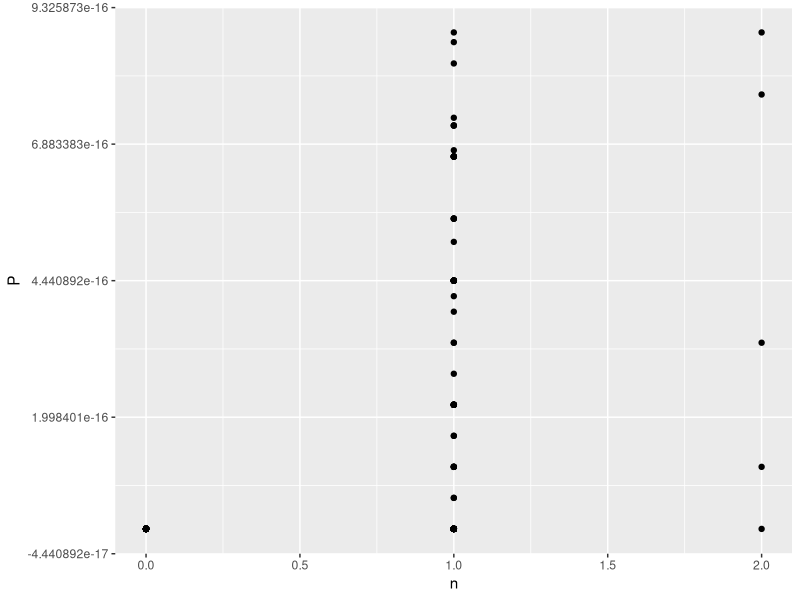

Here is the R script that generated this plot:
library(dplyr)

P_fun <- function(Q, a, b, eps) {
   max((Q - a + eps)/ b, 0)
}
q_fun <- function(a, eps, n) {
  (a-eps)/ n
}
pi_fun <- function(P, q, c, v) {
  P*q - c + v
}
Q_fun <- function(q, n) {
  q * n
}



a <-  10 #автономный спрос
b <-  1 # чувствительность спроса
c <-  3 # FC
N <- 100 # максимум фирм
k <- 1000 # количество прогонов Монте-Карло
df <- data.frame()
set.seed(1)
for(j in 1:k){
  n_star <- c()
  Q_star <- c()
  P_star <- c()
  eps <- rnorm(1) # шок спроса
  V <- sort(rnorm(N), decreasing = TRUE) # шок предложения
  n <- 1
  
  v <- V[n]
  q <- q_fun(a, eps, n)
  Q <-  Q_fun(q, n)
  P <- P_fun(Q, a, b, eps)
  pi <- pi_fun(P, q, c, v)
  if(pi < 0) {
    n_star <- c(n_star, 0)
    Q_star <- c(Q_star,0)
    P_star <- c(P_star,0)
  } else {
    while(pi >= 0) {
      n_star <- c(n_star,n)
      Q_star <- c(Q_star,Q)
      P_star <- c(P_star,P)
        if(n<N){
        n <- n+1
        v <- V[n]
        q <- q_fun(a, eps, n)
        Q <-  Q_fun(q, n)
        P <- P_fun(Q, a, b, eps)
        pi <- pi_fun(P, q, c, v)
        
      } else{
        break()
      }
    }
  }
  df <- rbind(df, c(last(n_star), last(Q_star), last(P_star)))
}
colnames(df) <- c("n", "Q", "P")
library(ggplot2)
qplot(x = n, y = P, data = df)
